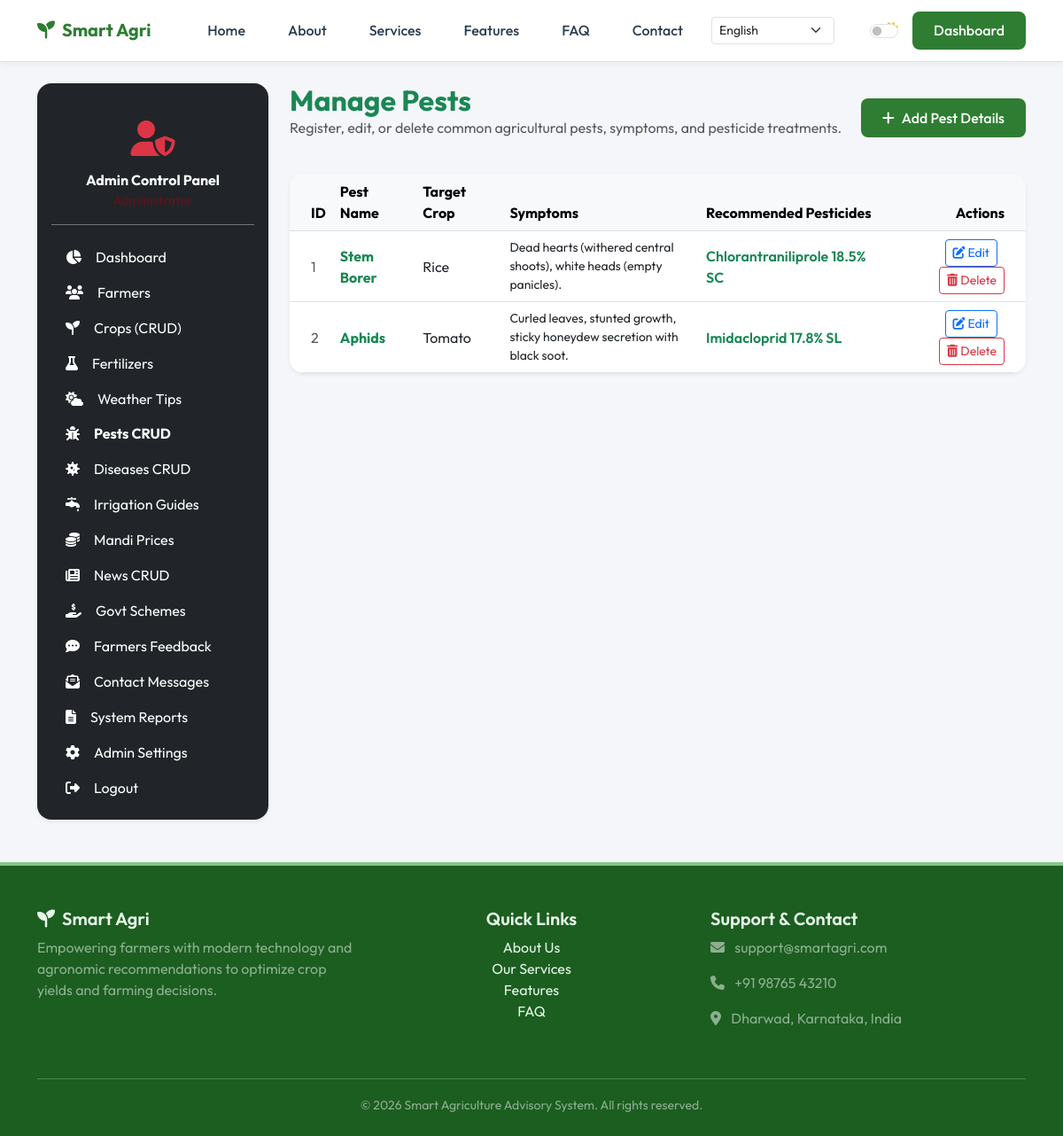
Screenshot of /admin/pests (signed in) with the database file from the repository.
### app/models.py (models this page shows)
class Pest(db.Model):
    __tablename__ = 'pests'
    id = db.Column(db.Integer, primary_key=True)
    name = db.Column(db.String(100), nullable=False)
    crop_name = db.Column(db.String(100), nullable=False)
    symptoms = db.Column(db.Text, nullable=True)
    causes = db.Column(db.Text, nullable=True)
    prevention = db.Column(db.Text, nullable=True)
    treatment = db.Column(db.Text, nullable=True)
    recommended_pesticides = db.Column(db.String(255), nullable=True)
    image_path = db.Column(db.String(250), default='default_pest.jpg')

### app/routes/admin.py (the view, shortened to what this page needs)
@admin_bp.route('/pests', methods=['GET', 'POST'])
@admin_required
def manage_pests():
    pests = Pest.query.all()
    crops = Crop.query.all()
    return render_template('admin/pests.html', pests=pests, crops=crops)

### app/__init__.py (called while the page is built)
@login_manager.user_loader
def load_user(user_id):
    role = session.get('user_role')
    if role == 'admin':
        return Admin.query.get(int(user_id))
    return User.query.get(int(user_id))

### app/routes/admin.py (called while the page is built)
def admin_required(f):
    @wraps(f)
    def decorated_function(*args, **kwargs):
        if not current_user.is_authenticated or session.get('user_role') != 'admin':
            flash('Access restricted to Administrators. Please log in.', 'danger')
            return redirect(url_for('public.admin_login'))
        return f(*args, **kwargs)
    return decorated_function

### app/templates/admin/pests.html (shortened to what this page needs)
{% extends 'admin_base.html' %}
{% block admin_content %}
<div class="row">
    <div class="col-12 d-flex justify-content-between align-items-center mb-4">
        <div>
            <h2 class="fw-bold mb-0 text-success">Manage Pests</h2>
            <p class="text-muted">Register, edit, or delete common agricultural pests, symptoms, and pesticide treatments.</p>
        </div>
        <button class="btn btn-primary-custom" data-bs-toggle="collapse" data-bs-target="#addPestCollapse">
            <i class="fas fa-plus me-2"></i>Add Pest Details
        </button>
    </div>
    <div class="col-12">
        <div class="card card-custom border-0 shadow-sm">
            <div class="table-responsive">
                <table class="table table-hover align-middle mb-0">
                    <thead class="table-light">
                        <tr>
                            <th class="ps-4">ID</th>
                            <th>Pest Name</th>
                            <th>Target Crop</th>
                            <th>Symptoms</th>
                            <th>Recommended Pesticides</th>
                            <th class="pe-4 text-end">Actions</th>
                        </tr>
                    </thead>
                    <tbody>
                        {% if pests %}
                            {% for p in pests %}
                            <tr>
                                <td class="ps-4 text-muted">{{ p.id }}</td>
                                <td class="fw-bold text-success">{{ p.name }}</td>
                                <td>{{ p.crop_name }}</td>
                                <td class="small text-truncate-3" style="max-width: 250px;">{{ p.symptoms }}</td>
                                <td class="fw-semibold text-success">{{ p.recommended_pesticides or '-' }}</td>
                                <td class="pe-4 text-end">
                                    <button class="btn btn-sm btn-outline-primary me-2" data-bs-toggle="modal" data-bs-target="#editPestModal{{ p.id }}">
                                        <i class="fas fa-edit"></i> Edit
                                    </button>
                                    <a href="{{ url_for('admin.delete_pest', id=p.id) }}" class="btn btn-sm btn-outline-danger btn-delete-confirm" data-confirm-message="Are you sure you want to remove this pest entry?">
                                        <i class="fas fa-trash-alt"></i> Delete
                                    </a>
                                </td>
                            </tr>
                            {% endfor %}
                        {% else %}
                            <tr>
                                <td colspan="6" class="text-center py-4 text-muted">No pests details configured.</td>
                            </tr>
                        {% endif %}
                    </tbody>
                </table>
            </div>
        </div>
    </div>
</div>
{% endblock %}

### app/static/css/style.css (style rules this page uses)
:root { --primary-color: #2e7d32; --primary-dark: #1b5e20; --primary-light: #81c784; --accent-color: #4caf50; --accent-light: #e8f5e9; --body-bg: #f4f6f9; --card-bg: #ffffff; --text-color: #2c3e50; --text-muted: #6c757d; --border-color: #dee2e6; --sidebar-bg: #1e4620; --sidebar-text: #ffffff; --sidebar-hover: #2e7d32; --sidebar-active: #388e3c; --header-bg: #ffffff; --footer-bg: #1b5e20; --footer-text: #e8f5e9; }
body { background-color: var(--body-bg); color: var(--text-color); font-family: 'Outfit', sans-serif; transition: background-color 0.3s ease, color 0.3s ease; display: flex; flex-direction: column; min-height: 100vh; }
h1, h2, h3, h4, h5, h6 { font-family: 'Outfit', sans-serif; font-weight: 600; }
.btn-primary-custom { background-color: var(--primary-color); color: white !important; border: none; font-weight: 500; border-radius: 8px; padding: 0.6rem 1.5rem; transition: all 0.3s ease; }
.card-custom { background-color: var(--card-bg); border: 1px solid var(--border-color); border-radius: 16px; box-shadow: 0 4px 20px rgba(0,0,0,0.02); transition: transform 0.3s ease, box-shadow 0.3s ease, border-color 0.3s ease; overflow: hidden; }

### rows the page displays
Pest: id "1", name "Stem Borer", crop_name "Rice", symptoms "Dead hearts (withered central shoots), white heads (empty panicles).", recommended_pesticides "Chlorantraniliprole 18.5% SC"
Pest: id "2", name "Aphids", crop_name "Tomato", symptoms "Curled leaves, stunted growth, sticky honeydew secretion with black soot.", recommended_pesticides "Imidacloprid 17.8% SL"
